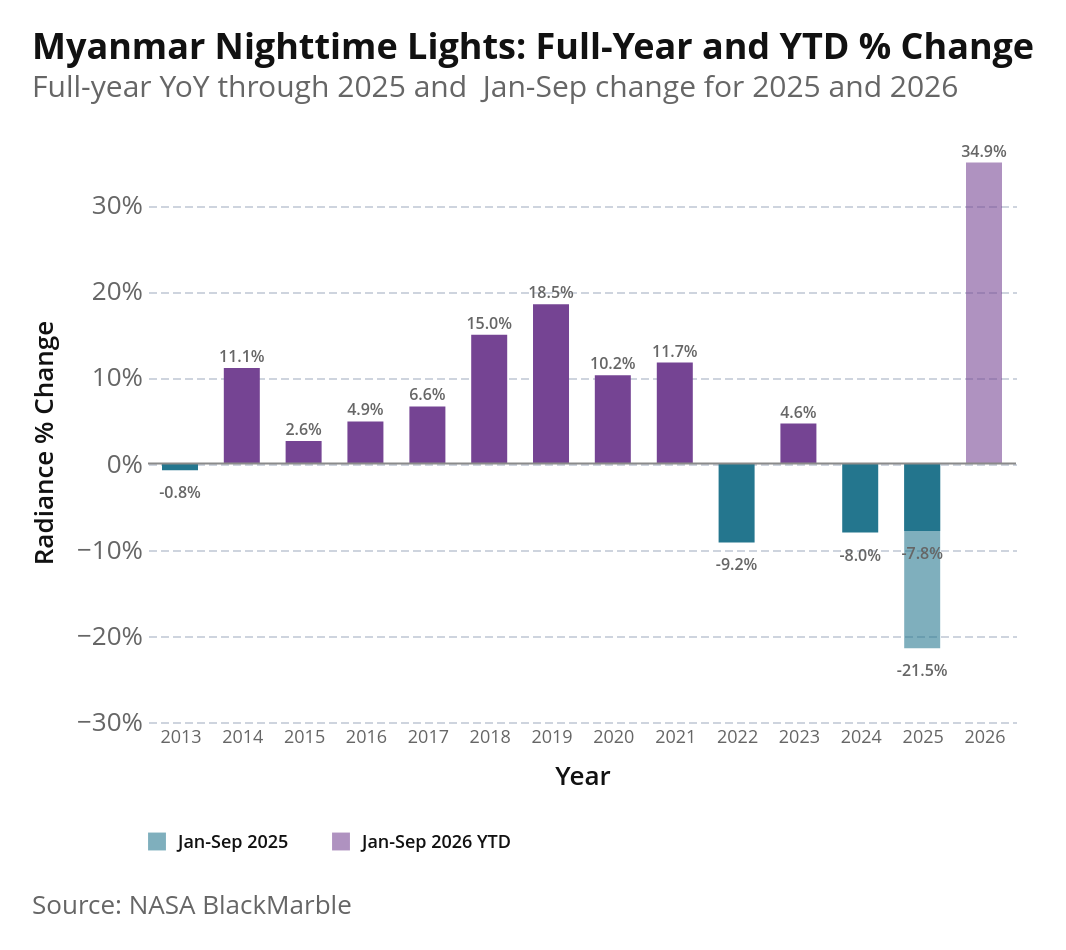

Notebook source saved alongside this figure:
### Markdown cell above
### 1.3 Full-Year and Year-to-Date % Change in Nightlights

### Code cell
# Fig 1.3: Full-Year and YTD % Change in Nightlights
REPORT_MAX_MONTH = max_month
ntl_corrected_report = prepare_ntl_corrected(ntl_monthly_adm0, REPORT_MAX_MONTH)
annual_report = prepare_annual_yoy_with_partial(
    ntl_annual_adm0, ntl_corrected_report, "ntl_sum"
)

full = (
    annual_report[["year", "pct_change_full_year"]]
    .dropna()
    .query("year < @current_year")
    .rename(columns={"pct_change_full_year": "pct_change"})
    .assign(series="% change from PY", series_order=0)
)
partial = (
    annual_report.loc[
        annual_report["year"].isin([prev_year, current_year]),
        ["year", "pct_change_9months"],
    ]
    .dropna()
    .rename(columns={"pct_change_9months": "pct_change"})
    .assign(
        series=lambda d: np.where(
            d["year"].eq(prev_year),
            f"{report_period_label} {prev_year}",
            f"{report_period_label} {current_year} YTD",
        ),
        series_order=lambda d: np.where(d["year"].eq(prev_year), 1, 2),
    )
)
annual_ntl_chart_data = (
    pd.concat([full, partial], ignore_index=True)
    .assign(
        year=lambda d: d["year"].astype(int),
        label=lambda d: d["pct_change"].map(lambda v: f"{v:.1f}%"),
    )
    .sort_values(["year", "series_order"])
)

PROJECT_ROOT = next(
    p
    for p in [Path.cwd(), *Path.cwd().parents]
    if (p / "data").exists() and (p / "notebooks").exists()
)
NTL_REPORT_DIR = PROJECT_ROOT / "docs" / "ntl_report"
NTL_REPORT_DIR.mkdir(parents=True, exist_ok=True)
annual_ntl_chart_data.to_csv(NTL_REPORT_DIR / "fig-1-3-annual-ntl-yoy.csv", index=False)
bar_size = 18
y_axis_min = min(-15, annual_ntl_chart_data["pct_change"].min() - 5)

series_domain = [
    "% change from PY",
    f"{report_period_label} {prev_year}",
    f"{report_period_label} {current_year} YTD",
]
base = alt.Chart(
    annual_ntl_chart_data.assign(
        date=lambda d: pd.to_datetime(d["year"].astype(str), format="%Y")
    )
).encode(
    x=alt.X(
        "date:T",
        title="Year",
        axis=alt.Axis(
            format="%Y", labelFontSize=9, tickCount={"interval": "year", "step": 1}
        ),
        scale=alt.Scale(nice=False, padding=16),
    ),
    y=alt.Y(
        "pct_change:Q",
        title="Radiance % Change",
        scale=alt.Scale(domainMin=y_axis_min),
        axis=alt.Axis(labelExpr="format(datum.value, '~g') + '%'"),
    ),
    tooltip=[
        alt.Tooltip("year(date):T", title="Year", format="%Y"),
        alt.Tooltip("series:N", title="Measure"),
        alt.Tooltip("pct_change:Q", format="+.1f", title="% Change"),
    ],
)
full_bars = (
    base.transform_filter(alt.datum.series == "% change from PY")
    .mark_bar(size=bar_size)
    .encode(
        color=alt.condition(
            alt.datum.pct_change < 0, alt.value("#24768E"), alt.value("#754493")
        )
    )
)
partial_bars = (
    base.transform_filter(alt.datum.series != "% change from PY")
    .mark_bar(size=bar_size)
    .encode(
        color=alt.Color(
            "series:N",
            title="",
            scale=alt.Scale(domain=series_domain[1:], range=["#24768E", "#754493"]),
            legend=alt.Legend(labelFontSize=9, symbolSize=80),
        ),
        opacity=alt.value(0.58),
    )
)
labels = base.mark_text(
    fontSize=8, color="#666666", dy=alt.expr("datum.pct_change >= 0 ? -5 : 12")
).encode(text="label:N")
zero = (
    alt.Chart(pd.DataFrame({"zero": [0]})).mark_rule(color="#8A8A8A").encode(y="zero:Q")
)
chart = (full_bars + partial_bars + labels + zero).properties(
    width=434,
    height=280,
    title=alt.Title(
        text="Myanmar Nighttime Lights: Full-Year and YTD % Change",
        subtitle=f"Full-year YoY through {prev_year} and  Jan-Sep change for {prev_year} and {current_year}",
    ),
)
chart = az.add_caption(chart, "Source: NASA BlackMarble")
chart.save(NTL_REPORT_DIR / "fig-1-3-annual-ntl-yoy.png", scale_factor=3)
chart

### Figure 1 — Vega-Lite specification as saved in the notebook (floating-point values rounded to 4 significant figures)
{"config": {"background": "white", "padding": 15, "mark": {"tooltip": true, "color": "#34A7F2"}, "point": {"filled": true, "size": 60, "stroke": "white", "strokeWidth": 1}, "circle": {"filled": true, "stroke": "white", "strokeWidth": 1}, "square": {"filled": true, "stroke": "white", "strokeWidth": 1}, "line": {"strokeWidth": 4, "strokeCap": "round", "strokeJoin": "round"}, "bar": {"cornerRadiusEnd": 0}, "text": {"font": "Open Sans, sans-serif", "fontSize": 13, "fontWeight": 600, "lineHeight": 16, "color": "#111111"}, "area": {"opacity": 0.7}, "arc": {"stroke": "white", "strokeWidth": 1}, "rect": {"stroke": "#8A969F", "strokeWidth": 0.5}, "geoshape": {"stroke": "#666666", "strokeWidth": 0.3, "strokeJoin": "round", "strokeCap": "round"}, "title": {"font": "Open Sans, sans-serif", "fontSize": 18, "fontWeight": 700, "lineHeight": 22, "color": "#111111", "anchor": "start", "offset": 21, "subtitleFont": "Open Sans, sans-serif", "subtitleFontSize": 15, "subtitleFontWeight": 400, "subtitleLineHeight": 18, "subtitleColor": "#666666", "subtitlePadding": 3}, "axis": {"domain": false, "grid": true, "gridColor": "#CED4DE", "gridDash": [4, 2], "gridWidth": 1, "labelFont": "Open Sans, sans-serif", "labelFontSize": 13, "labelFontWeight": 400, "labelColor": "#666666", "labelPadding": 3, "tickColor": "#CED4DE", "tickSize": 5, "tickCount": 5, "titleFont": "Open Sans, sans-serif", "titleFontSize": 13, "titleFontWeight": 600, "titleColor": "#111111", "titlePadding": 9}, "axisX": {"grid": false, "tickSize": 0, "labelAngle": 0}, "axisY": {"domain": false, "ticks": false, "gridColor": "#CED4DE", "gridDash": [4, 2], "gridWidth": 1}, "axisQuantitative": {"tickCount": 5}, "axisBand": {"labelPadding": 6, "tickSize": 0}, "axisTemporal": {"grid": false}, "legend": {"labelFont": "Open Sans, sans-serif", "labelFontSize": 13, "labelFontWeight": 600, "labelColor": "#111111", "titleFont": "Open Sans, sans-serif", "titleFontSize": 13, "titleFontWeight": 600, "titleColor": "#111111", "titlePadding": 3, "symbolSize": 196, "symbolStrokeWidth": 0, "padding": 0, "offset": 21, "columnPadding": 21, "rowPadding": 6, "labelOffset": 6, "orient": "bottom", "labelLimit": 200, "titleLimit": 400, "layout": {"bottom": {"direction": "vertical", "anchor": "start"}}}, "view": {"stroke": null, "continuousWidth": 600, "continuousHeight": 400}, "range": {"category": ["#34A7F2", "#FF9800", "#664AB6", "#4EC2C0", "#F3578E", "#081079", "#0C7C68", "#AA0000", "#DDDA21"], "diverging": ["#920000", "#BD6126", "#E3A763", "#EFEFEF", "#80BDE7", "#3587C3", "#025288"], "heatmap": ["#E3F6FD", "#75CCEC", "#089BD4", "#0169A1", "#023B6F"], "ordinal": ["#E3F6FD", "#75CCEC", "#089BD4", "#0169A1", "#023B6F"], "ramp": ["#E3F6FD", "#75CCEC", "#089BD4", "#0169A1", "#023B6F"]}, "scale": {"bandPaddingInner": 0.2, "bandPaddingOuter": 0.1, "pointPadding": 0.5}, "header": {"labelFont": "Open Sans, sans-serif", "labelFontSize": 13, "labelFontWeight": 600, "labelColor": "#111111", "titleFont": "Open Sans, sans-serif", "titleFontSize": 15, "titleFontWeight": 600, "titleColor": "#111111"}, "concat": {"spacing": 18}, "facet": {"spacing": 18}, "selection": {"point": {"on": "click", "clear": "dblclick"}, "interval": {"mark": {"fill": "#0071BC", "fillOpacity": 0.15, "stroke": "#0071BC", "strokeWidth": 1}}}}, "vconcat": [{"layer": [{"mark": {"type": "bar", "size": 18}, "encoding": {"color": {"condition": {"test": "(datum.pct_change < 0)", "value": "#24768E"}, "value": "#754493"}, "tooltip": [{"field": "date", "format": "%Y", "timeUnit": "year", "title": "Year", "type": "temporal"}, {"field": "series", "title": "Measure", "type": "nominal"}, {"field": "pct_change", "format": "+.1f", "title": "% Change", "type": "quantitative"}], "x": {"axis": {"format": "%Y", "labelFontSize": 9, "tickCount": {"interval": "year", "step": 1}}, "field": "date", "scale": {"nice": false, "padding": 16}, "title": "Year", "type": "temporal"}, "y": {"axis": {"labelExpr": "format(datum.value, '~g') + '%'"}, "field": "pct_change", "scale": {"domainMin": -26.45}, "title": "Radiance % Change", "type": "quantitative"}}, "transform": [{"filter": "(datum.series === '% change from PY')"}]}, {"mark": {"type": "bar", "size": 18}, "encoding": {"color": {"field": "series", "legend": {"labelFontSize": 9, "symbolSize": 80}, "scale": {"domain": ["Jan-Sep 2025", "Jan-Sep 2026 YTD"], "range": ["#24768E", "#754493"]}, "title": "", "type": "nominal"}, "opacity": {"value": 0.58}, "tooltip": [{"field": "date", "format": "%Y", "timeUnit": "year", "title": "Year", "type": "temporal"}, {"field": "series", "title": "Measure", "type": "nominal"}, {"field": "pct_change", "format": "+.1f", "title": "% Change", "type": "quantitative"}], "x": {"axis": {"format": "%Y", "labelFontSize": 9, "tickCount": {"interval": "year", "step": 1}}, "field": "date", "scale": {"nice": false, "padding": 16}, "title": "Year", "type": "temporal"}, "y": {"axis": {"labelExpr": "format(datum.value, '~g') + '%'"}, "field": "pct_change", "scale": {"domainMin": -26.45}, "title": "Radiance % Change", "type": "quantitative"}}, "transform": [{"filter": "(datum.series !== '% change from PY')"}]}, {"mark": {"type": "text", "color": "#666666", "dy": {"expr": "datum.pct_change >= 0 ? -5 : 12"}, "fontSize": 8}, "encoding": {"text": {"field": "label", "type": "nominal"}, "tooltip": [{"field": "date", "format": "%Y", "timeUnit": "year", "title": "Year", "type": "temporal"}, {"field": "series", "title": "Measure", "type": "nominal"}, {"field": "pct_change", "format": "+.1f", "title": "% Change", "type": "quantitative"}], "x": {"axis": {"format": "%Y", "labelFontSize": 9, "tickCount": {"interval": "year", "step": 1}}, "field": "date", "scale": {"nice": false, "padding": 16}, "title": "Year", "type": "temporal"}, "y": {"axis": {"labelExpr": "format(datum.value, '~g') + '%'"}, "field": "pct_change", "scale": {"domainMin": -26.45}, "title": "Radiance % Change", "type": "quantitative"}}}, {"data": {"name": "data-42990c68f268a11fa16682fcd3437a6f"}, "mark": {"type": "rule", "color": "#8A8A8A"}, "encoding": {"y": {"field": "zero", "type": "quantitative"}}}], "height": 280, "title": {"text": "Myanmar Nighttime Lights: Full-Year and YTD % Change", "subtitle": "Full-year YoY through 2025 and  Jan-Sep change for 2025 and 2026"}, "width": 434}], "data": {"name": "data-5c8b5ed49bb0a9e77c81b00614677ce0"}, "title": {"text": "Source: NASA BlackMarble", "anchor": "start", "color": "#666666", "font": "Open Sans, sans-serif", "fontSize": 13, "fontWeight": 400, "lineHeight": 20, "offset": 21, "orient": "bottom"}, "$schema": "https://vega.github.io/schema/vega-lite/v6.1.0.json", "datasets": {"data-5c8b5ed49bb0a9e77c81b00614677ce0": [{"year": 2013, "pct_change": -0.7704, "series": "% change from PY", "series_order": 0, "label": "-0.8%", "date": "2013-01-01T00:00:00"}, {"year": 2014, "pct_change": 11.08, "series": "% change from PY", "series_order": 0, "label": "11.1%", "date": "2014-01-01T00:00:00"}, {"year": 2015, "pct_change": 2.614, "series": "% change from PY", "series_order": 0, "label": "2.6%", "date": "2015-01-01T00:00:00"}, {"year": 2016, "pct_change": 4.888, "series": "% change from PY", "series_order": 0, "label": "4.9%", "date": "2016-01-01T00:00:00"}, {"year": 2017, "pct_change": 6.625, "series": "% change from PY", "series_order": 0, "label": "6.6%", "date": "2017-01-01T00:00:00"}, {"year": 2018, "pct_change": 14.96, "series": "% change from PY", "series_order": 0, "label": "15.0%", "date": "2018-01-01T00:00:00"}, {"year": 2019, "pct_change": 18.5, "series": "% change from PY", "series_order": 0, "label": "18.5%", "date": "2019-01-01T00:00:00"}, {"year": 2020, "pct_change": 10.25, "series": "% change from PY", "series_order": 0, "label": "10.2%", "date": "2020-01-01T00:00:00"}, {"year": 2021, "pct_change": 11.73, "series": "% change from PY", "series_order": 0, "label": "11.7%", "date": "2021-01-01T00:00:00"}, {"year": 2022, "pct_change": -9.163, "series": "% change from PY", "series_order": 0, "label": "-9.2%", "date": "2022-01-01T00:00:00"}, {"year": 2023, "pct_change": 4.637, "series": "% change from PY", "series_order": 0, "label": "4.6%", "date": "2023-01-01T00:00:00"}, {"year": 2024, "pct_change": -8.007, "series": "% change from PY", "series_order": 0, "label": "-8.0%", "date": "2024-01-01T00:00:00"}, {"year": 2025, "pct_change": -7.83, "series": "% change from PY", "series_order": 0, "label": "-7.8%", "date": "2025-01-01T00:00:00"}, {"year": 2025, "pct_change": -21.45, "series": "Jan-Sep 2025", "series_order": 1, "label": "-21.5%", "date": "2025-01-01T00:00:00"}, {"year": 2026, "pct_change": 34.93, "series": "Jan-Sep 2026 YTD", "series_order": 2, "label": "34.9%", "date": "2026-01-01T00:00:00"}], "data-42990c68f268a11fa16682fcd3437a6f": [{"zero": 0}]}}
